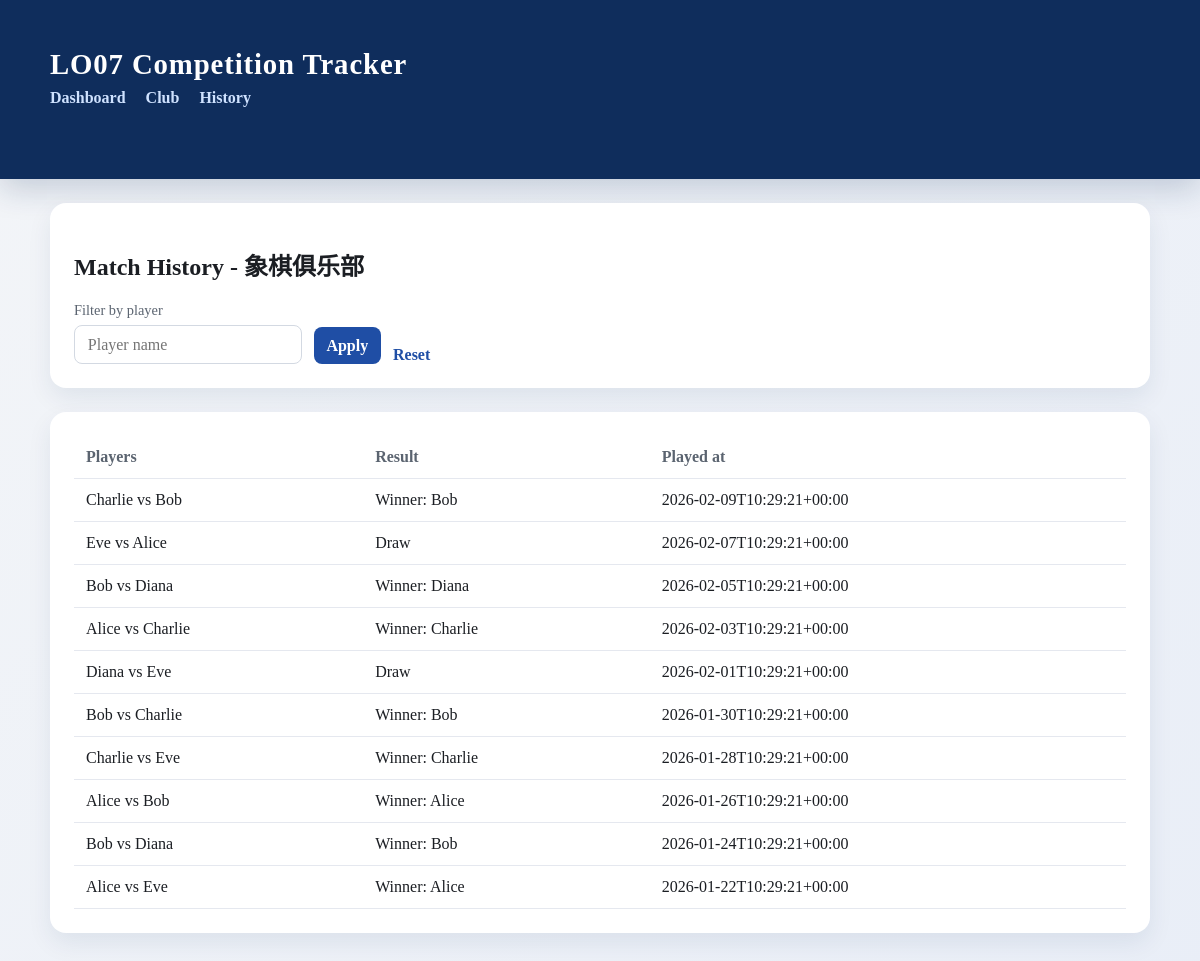
The page /match_history.php?club_id=1 on the database its author committed.
### tables this page shows
CREATE TABLE clubs (
            id INTEGER PRIMARY KEY AUTOINCREMENT,
            name TEXT NOT NULL,
            sport TEXT NOT NULL,
            created_by INTEGER NOT NULL,
            created_at TEXT NOT NULL,
            FOREIGN KEY (created_by) REFERENCES users(id)
        );

CREATE TABLE matches (
            id INTEGER PRIMARY KEY AUTOINCREMENT,
            club_id INTEGER NOT NULL,
            player_a_id INTEGER NOT NULL,
            player_b_id INTEGER NOT NULL,
            winner_id INTEGER,
            is_draw INTEGER NOT NULL DEFAULT 0,
            played_at TEXT NOT NULL,
            FOREIGN KEY (club_id) REFERENCES clubs(id) ON DELETE CASCADE,
            FOREIGN KEY (player_a_id) REFERENCES users(id),
            FOREIGN KEY (player_b_id) REFERENCES users(id),
            FOREIGN KEY (winner_id) REFERENCES users(id)
        );

### public/match_history.php (called while the page is built, shortened)
<?php
require __DIR__ . '/../app/bootstrap.php';
$clubId = (int) ($_GET['club_id'] ?? 0);
$filter = trim($_GET['player'] ?? '');
$controller = new HistoryController($repo);
$data = $controller->getHistoryData($clubId, $filter);
$club = $data['club'];
$matches = $data['matches'];
require __DIR__ . '/../app/views/history.php';
require __DIR__ . '/../app/views/layout.php';

### app/bootstrap.php (called while the page is built, shortened)
<?php
$config = require __DIR__ . '/config/config.php';
require __DIR__ . '/config/db.php';
require __DIR__ . '/models/Repository.php';
require __DIR__ . '/controllers/DashboardController.php';
require __DIR__ . '/controllers/HistoryController.php';
$db = db_connect($config);
$repo = new Repository($db);

### app/controllers/HistoryController.php (called while the page is built)
<?php
class HistoryController
{
    private Repository $repo;
    public function __construct(Repository $repo)
    {
        $this->repo = $repo;
    }
    public function getHistoryData(int $clubId, string $playerFilter): array
    {
        return [
            'club' => $this->repo->getClub($clubId),
            'matches' => $this->repo->listMatches($clubId, $playerFilter),
            'filter' => $playerFilter,
        ];
    }
}

### app/models/Repository.php (called while the page is built, shortened)
<?php
class Repository
{
    private PDO $db;
    public function __construct(PDO $db)
    {
        $this->db = $db;
    }
    public function getClub(int $clubId): ?array
    {
        $stmt = $this->db->prepare(
            'SELECT c.*, u.username AS creator_name
             FROM clubs c
             LEFT JOIN users u ON u.id = c.created_by
             WHERE c.id = :id'
        );
        $stmt->execute(['id' => $clubId]);
        $club = $stmt->fetch(PDO::FETCH_ASSOC);
        return $club ?: null;
    }
    public function listMatches(int $clubId, string $playerFilter = ''): array
    {
        $filter = trim($playerFilter);
        $sql =
            'SELECT m.*, ua.username AS player_a_name, ub.username AS player_b_name,
                uw.username AS winner_name
             FROM matches m
             JOIN users ua ON ua.id = m.player_a_id
             JOIN users ub ON ub.id = m.player_b_id
             LEFT JOIN users uw ON uw.id = m.winner_id
             WHERE m.club_id = :club_id';
        $params = ['club_id' => $clubId];
        $sql .= ' ORDER BY m.played_at DESC';
        $stmt = $this->db->prepare($sql);
        $stmt->execute($params);
        return $stmt->fetchAll(PDO::FETCH_ASSOC);
    }
}

### app/views/history.php (the view, shortened to what this page needs)
<section class="card">
    <h2>Match History - <?php echo htmlspecialchars($club['name']); ?></h2>
    <form method="get" class="form-inline">
        <label>
            Filter by player
            <input type="text" name="player" value="<?php echo htmlspecialchars($filter); ?>" placeholder="Player name">
        </label>
        <button type="submit">Apply</button>
        <a class="link" href="match_history.php?club_id=<?php echo (int) $club['id']; ?>">Reset</a>
    </form>
</section>
<section class="card">
    <?php if (empty($matches)) : ?>
        <p>No matches found.</p>
    <?php else : ?>
        <div class="table-wrap">
            <table>
                <thead>
                <tr>
                    <th>Players</th>
                    <th>Result</th>
                    <th>Played at</th>
                </tr>
                </thead>
                <tbody>
                <?php foreach ($matches as $match) : ?>
                    <tr>
                        <td>
                            <?php echo htmlspecialchars($match['player_a_name']); ?>
                            vs
                            <?php echo htmlspecialchars($match['player_b_name']); ?>
                        </td>
                        <td>
                            <?php if ((int) $match['is_draw'] === 1) : ?>
                                Draw
                            <?php else : ?>
                                Winner: <?php echo htmlspecialchars($match['winner_name'] ?? ''); ?>
                            <?php endif; ?>
                        </td>
                        <td><?php echo htmlspecialchars($match['played_at']); ?></td>
                    </tr>
                <?php endforeach; ?>
                </tbody>
            </table>
        </div>
    <?php endif; ?>
</section>

### public/assets/styles.css (style rules this page uses)
:root { --blue: #1f4ea5; --green: #1f8f5f; --red: #c13b2a; --bg: #f3f5f8; --card: #ffffff; --text: #1b1e23; --muted: #5b6470; }
* { box-sizing: border-box; }
body { margin: 0; font-family: "Georgia", "Times New Roman", serif; color: var(--text); background: linear-gradient(135deg, #f3f5f8 0%, #e9eef7 100%); }
.card { background: var(--card); border-radius: 16px; padding: 1.5rem; margin-bottom: 1.5rem; box-shadow: 0 10px 24px rgba(15, 45, 92, 0.08); }
.form-inline { display: flex; flex-wrap: wrap; gap: 0.75rem; align-items: flex-end; }
label { display: grid; gap: 0.4rem; font-size: 0.9rem; color: var(--muted); }
input, select, button { padding: 0.6rem 0.8rem; border-radius: 8px; border: 1px solid #d3d9e2; font-size: 1rem; font-family: inherit; }
button { background: var(--blue); color: white; border: none; cursor: pointer; font-weight: 600; transition: transform 0.15s ease, box-shadow 0.15s ease; }
.table-wrap { overflow-x: auto; }
table { width: 100%; border-collapse: collapse; }
th, td { text-align: left; padding: 0.75rem; border-bottom: 1px solid #e5e8ef; }
th { color: var(--muted); font-weight: 600; }
.link { color: var(--blue); font-weight: 600; text-decoration: none; }

### rows shown on the page
clubs: name "象棋俱乐部"
matches: player_a_name "Charlie", player_b_name "Bob", winner_name "Bob", played_at "2026-02-09T10:29:21+00:00"
matches: player_a_name "Eve", player_b_name "Alice", is_draw "Draw", played_at "2026-02-07T10:29:21+00:00"
matches: player_a_name "Bob", player_b_name "Diana", winner_name "Diana", played_at "2026-02-05T10:29:21+00:00"
matches: player_a_name "Alice", player_b_name "Charlie", winner_name "Charlie", played_at "2026-02-03T10:29:21+00:00"
matches: player_a_name "Diana", player_b_name "Eve", is_draw "Draw", played_at "2026-02-01T10:29:21+00:00"
matches: player_a_name "Bob", player_b_name "Charlie", winner_name "Bob", played_at "2026-01-30T10:29:21+00:00"
matches: player_a_name "Charlie", player_b_name "Eve", winner_name "Charlie", played_at "2026-01-28T10:29:21+00:00"
matches: player_a_name "Alice", player_b_name "Bob", winner_name "Alice", played_at "2026-01-26T10:29:21+00:00"
matches: player_a_name "Bob", player_b_name "Diana", winner_name "Bob", played_at "2026-01-24T10:29:21+00:00"
matches: player_a_name "Alice", player_b_name "Eve", winner_name "Alice", played_at "2026-01-22T10:29:21+00:00"
